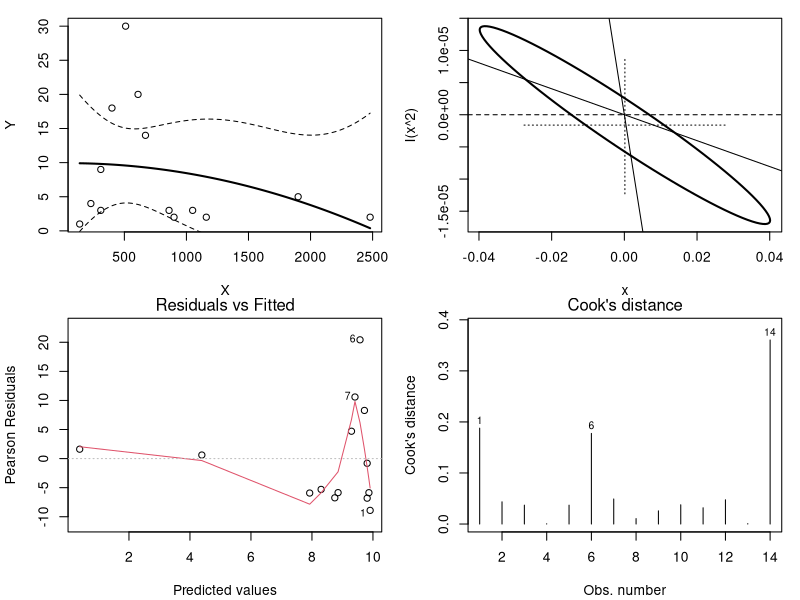
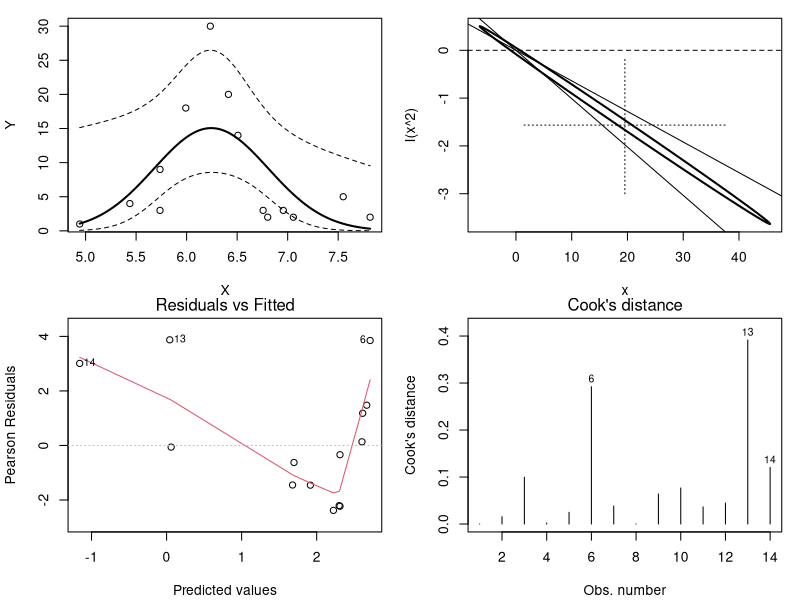
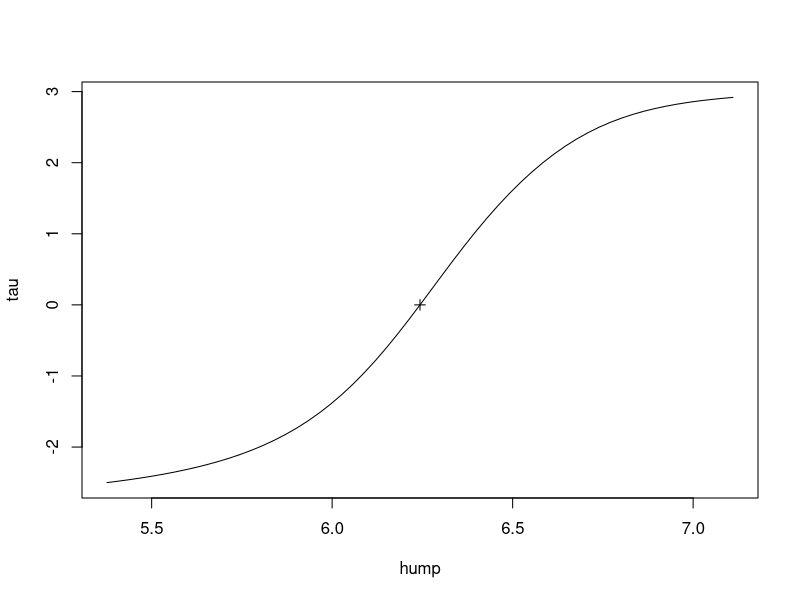

The R script that drew these images, in order:
library(vegan)


### Name: MOStest
### Title: Mitchell-Olds & Shaw Test for the Location of Quadratic Extreme
### Aliases: MOStest plot.MOStest fieller.MOStest profile.MOStest
###   confint.MOStest
### Keywords: models regression

### ** Examples

## The Al-Mufti data analysed in humpfit():
mass <- c(140,230,310,310,400,510,610,670,860,900,1050,1160,1900,2480)
spno <- c(1,  4,  3,  9, 18, 30, 20, 14,  3,  2,  3,  2,  5,  2)
mod <- MOStest(mass, spno)
## Insignificant
mod
## ... but inadequate shape of the curve
op <- par(mfrow=c(2,2), mar=c(4,4,1,1)+.1)
plot(mod)
## Looks rather like log-link with Poisson error and logarithmic biomass
mod <- MOStest(log(mass), spno, family=quasipoisson)
mod
plot(mod)
par(op)
## Confidence Limits
fieller.MOStest(mod)
confint(mod)
plot(profile(mod))
